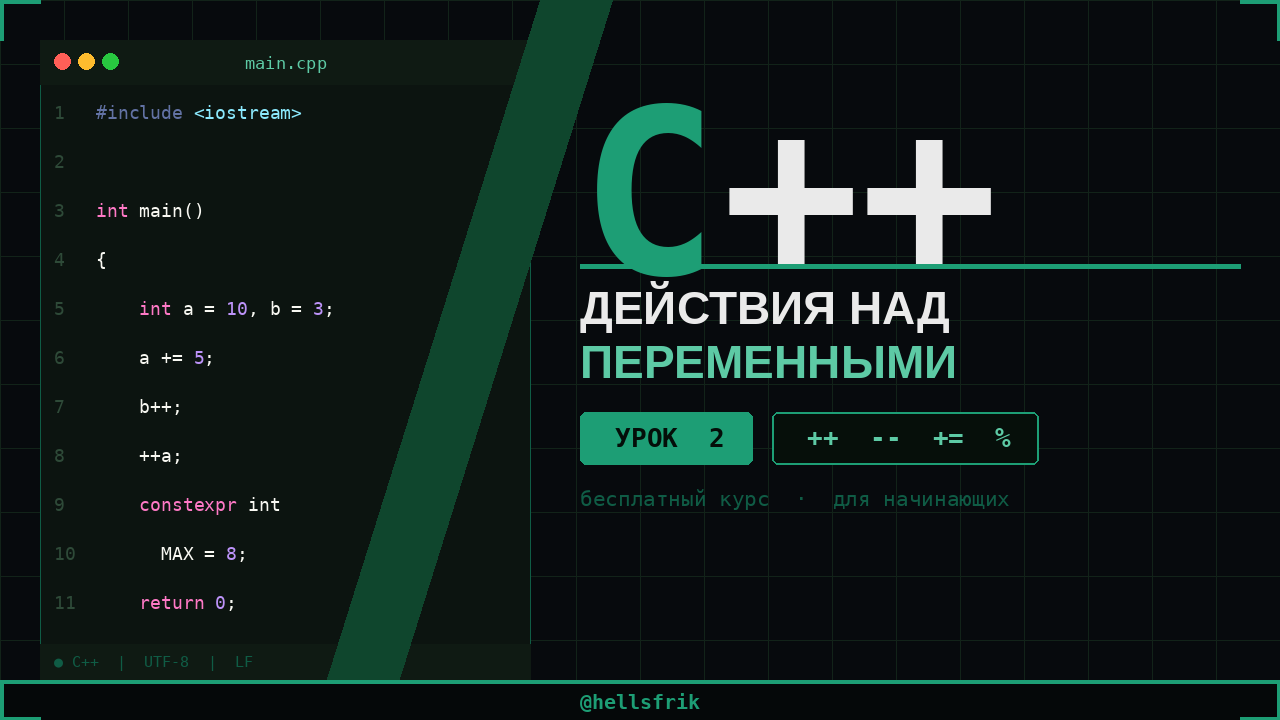

Recreate this plot in Python.
from PIL import Image, ImageDraw, ImageFont

W, H = 1280, 720
img = Image.new("RGB", (W, H), "#070A0D")
draw = ImageDraw.Draw(img)

def rgb(h):
    h = h.lstrip('#')
    return tuple(int(h[i:i+2], 16) for i in (0, 2, 4))

MONO_BOLD = "/usr/share/fonts/truetype/dejavu/DejaVuSansMono-Bold.ttf"
MONO      = "/usr/share/fonts/truetype/dejavu/DejaVuSansMono.ttf"
SANS_BOLD = "/usr/share/fonts/truetype/liberation/LiberationSans-Bold.ttf"

def fnt(path, size):
    return ImageFont.truetype(path, size)

GREEN      = rgb("#1D9E75")
GREEN_DIM  = rgb("#0F5C45")
GREEN_MID  = rgb("#5DCAA5")
WHITE      = rgb("#EAEAEA")
CODE_BG    = rgb("#0C1410")

for x in range(0, W, 64):
    draw.line([(x, 0), (x, H)], fill=(18, 35, 25), width=1)
for y in range(0, H, 64):
    draw.line([(0, y), (W, y)], fill=(18, 35, 25), width=1)

PX1, PY1, PX2, PY2 = 40, 40, 530, 680
draw.rectangle([PX1, PY1, PX2, PY2], fill=CODE_BG)
draw.rectangle([PX1, PY1, PX2, PY2], outline=GREEN_DIM, width=1)

draw.rectangle([PX1, PY1, PX2, PY1+44], fill=rgb("#0F1A13"))
draw.ellipse([PX1+14, PY1+13, PX1+30, PY1+29], fill=rgb("#FF5F57"))
draw.ellipse([PX1+38, PY1+13, PX1+54, PY1+29], fill=rgb("#FEBC2E"))
draw.ellipse([PX1+62, PY1+13, PX1+78, PY1+29], fill=rgb("#28C840"))
title_fnt = fnt(MONO, 17)
tw = draw.textlength("main.cpp", font=title_fnt)
draw.text(((PX1+PX2)//2 - tw//2, PY1+13), "main.cpp", font=title_fnt, fill=GREEN_MID)

code_lines = [
    [("#6272A4", "#include"), ("#8BE9FD", " <iostream>")],
    [],
    [("#FF79C6", "int"), ("#F8F8F2", " main"), ("#F8F8F2", "()")],
    [("#F8F8F2", "{")],
    [("#FF79C6", "    int"), ("#F8F8F2", " a"), ("#F8F8F2", " = "), ("#BD93F9", "10"), ("#F8F8F2", ", b = "), ("#BD93F9", "3"), ("#F8F8F2", ";")],
    [("#F8F8F2", "    a"), ("#F8F8F2", " += "), ("#BD93F9", "5"), ("#F8F8F2", ";")],
    [("#F8F8F2", "    b"), ("#F8F8F2", "++;")],
    [("#F8F8F2", "    ++"), ("#F8F8F2", "a"), ("#F8F8F2", ";")],
    [("#FF79C6", "    constexpr"), ("#F8F8F2", " int")],
    [("#F8F8F2", "      MAX"), ("#F8F8F2", " = "), ("#BD93F9", "8"), ("#F8F8F2", ";")],
    [("#FF79C6", "    return"), ("#BD93F9", " 0"), ("#F8F8F2", ";")],
    [("#F8F8F2", "}")],
]

nums_fnt = fnt(MONO, 18)
code_fnt = fnt(MONO, 18)
cy = PY1 + 62
lh = 49
for i, parts in enumerate(code_lines):
    draw.text((PX1+14, cy), str(i+1), font=nums_fnt, fill=rgb("#2E4A38"))
    cx = PX1 + 56
    for col, txt in parts:
        draw.text((cx, cy), txt, font=code_fnt, fill=rgb(col))
        cx += draw.textlength(txt, font=code_fnt)
    cy += lh

draw.rectangle([PX1, PY2-36, PX2, PY2], fill=rgb("#0F1A13"))
draw.text((PX1+14, PY2-27), "● C++  |  UTF-8  |  LF", font=fnt(MONO, 15), fill=GREEN_DIM)

for i in range(5):
    o = i * 14
    draw.polygon([(540+o, 0),(556+o,0),(330+o,H),(314+o,H)], fill=(15,70,45))

RX = 580
cpp_fnt = fnt(MONO_BOLD, 230)
c_bb = draw.textbbox((0,0), "C", font=cpp_fnt)
c_w  = int(draw.textlength("C", font=cpp_fnt))
c_h  = c_bb[3] - c_bb[1]

cpp_y = 60
draw.text((RX, cpp_y), "C", font=cpp_fnt, fill=GREEN)
draw.text((RX + c_w + 4, cpp_y), "++", font=cpp_fnt, fill=WHITE)

rule_y = cpp_y + c_h + 30
draw.rectangle([RX, rule_y, 1240, rule_y+4], fill=GREEN)

sub_fnt = fnt(SANS_BOLD, 46)
draw.text((RX, rule_y + 18), "ДЕЙСТВИЯ НАД", font=sub_fnt, fill=WHITE)
draw.text((RX, rule_y + 72), "ПЕРЕМЕННЫМИ", font=sub_fnt, fill=GREEN_MID)

tag_y = rule_y + 148
tag_fnt = fnt(MONO_BOLD, 26)

b1_text = "  УРОК  2  "
b1_w = int(draw.textlength(b1_text, font=tag_fnt))
b1_h = 52
draw.rounded_rectangle([RX, tag_y, RX+b1_w, tag_y+b1_h], radius=6, fill=GREEN)
draw.text((RX+4, tag_y+10), b1_text, font=tag_fnt, fill=rgb("#040E09"))

b2_text = "  ++  --  +=  %  "
b2_w = int(draw.textlength(b2_text, font=tag_fnt))
b2_x = RX + b1_w + 20
draw.rounded_rectangle([b2_x, tag_y, b2_x+b2_w, tag_y+b1_h], radius=6, fill=rgb("#060F0A"))
draw.rounded_rectangle([b2_x, tag_y, b2_x+b2_w, tag_y+b1_h], radius=6, outline=GREEN, width=2)
draw.text((b2_x+4, tag_y+10), b2_text, font=tag_fnt, fill=GREEN_MID)

tl_fnt = fnt(MONO, 21)
draw.text((RX, tag_y + b1_h + 22), "бесплатный курс  ·  для начинающих", font=tl_fnt, fill=GREEN_DIM)

draw.rectangle([0, H-40, W, H], fill=rgb("#050809"))
draw.rectangle([0, H-40, W, H-37], fill=GREEN)
ch_fnt = fnt(MONO_BOLD, 20)
ch_w = int(draw.textlength("@hellsfrik", font=ch_fnt))
draw.text((W//2 - ch_w//2, H-30), "@hellsfrik", font=ch_fnt, fill=GREEN)

T, L = 3, 40
for (x1,y1,x2,y2) in [
    (0,0,L,T),(0,0,T,L),
    (W-L,0,W,T),(W-T,0,W,L),
    (0,H-T,L,H),(0,H-L,T,H),
    (W-L,H-T,W,H),(W-T,H-L,W,H)
]:
    draw.rectangle([x1,y1,x2,y2], fill=GREEN)

out = "/CPP/lesson_2/lesson_2.png"
img.save(out, "PNG")
print("Done:", out)
